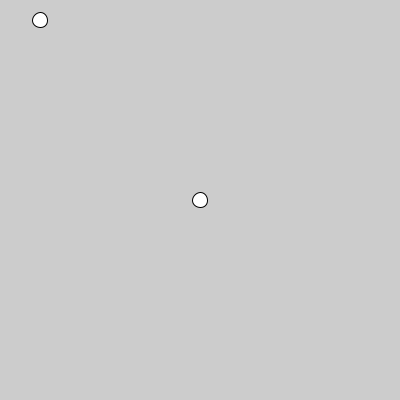
Frame 1 (no input)
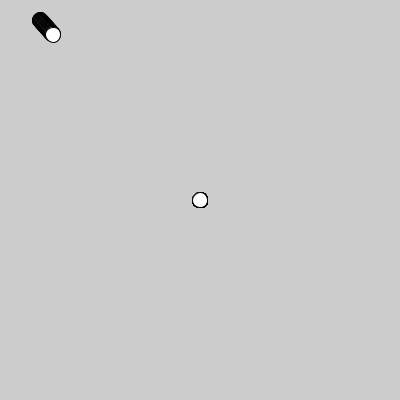
Frame 60 (the mouse pressed at the canvas centre just before this capture)
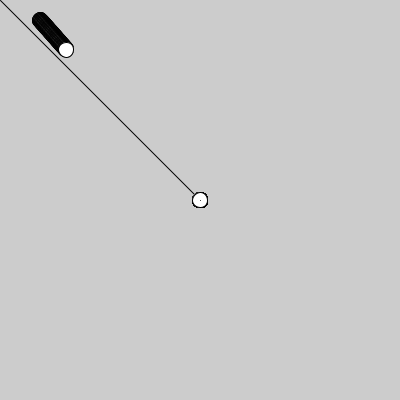
Frame 120 (the mouse held since frame 60 and released just before this capture)

The Processing sketch that drew these frames (run headless with seeded random() and noise(); from frame 60 on, the mouse is pressed at the canvas centre):

// Processing sketch: wee07_2_helloween_ghost_walking
// ── wee07_2_helloween_ghost_walking.pde
void setup(){
  size(400,400);
}
float ghostX=40, ghostY=20;
void draw(){
  ellipse(200,200,15,15);///主角
  if(mousePressed) line(mouseX,mouseY,pmouseX,pmouseY);
  ellipse( ghostX, ghostY, 15, 15);//鬼
  float dx = 200-ghostX, dy = 200-ghostY, len= sqrt(dx*dx+dy*dy);
  ghostX += dx/ len/ 3;
  ghostY += dy/ len/ 3;
}
void mouseReleased(){///所以改當滑鼠放開時才清背景
  background(255);
}
